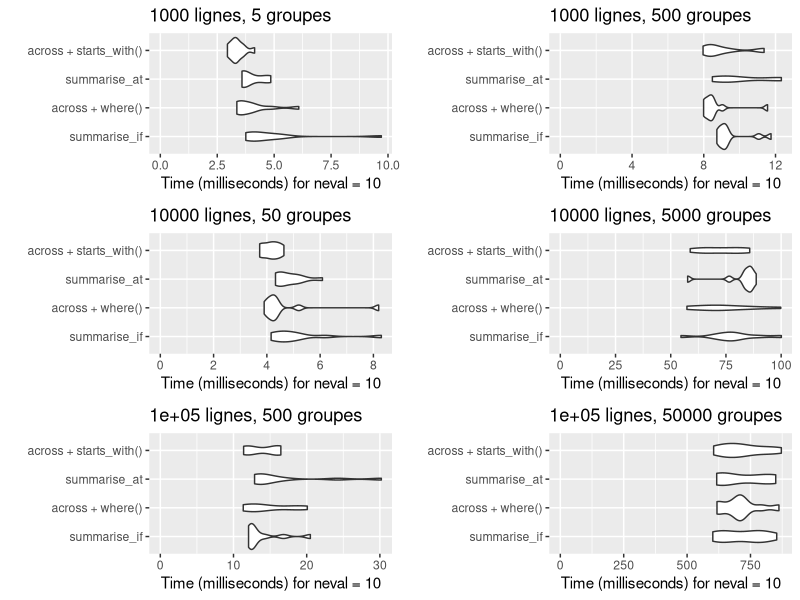

Recreate this plot in R.
## ---- chunk 1
knitr::opts_chunk$set(collapse = TRUE)
library(microbenchmark)
library(dplyr)
library(palmerpenguins)
## ---- chunk 2
penguins %>% summarise_if(is.numeric, mean, na.rm = TRUE)
## ---- chunk 3
penguins %>% summarise(across(where(is.numeric), mean, na.rm = TRUE))
## ---- chunk 4
# Ancienne version
penguins %>% summarise_at(vars(matches("bill*|flipper*")), mean, na.rm = TRUE)

# Avec across()
penguins %>% summarise(across(matches("bill*|flipper*"), mean, na.rm = TRUE))
## ---- chunk 5
penguins %>% summarise(across(where(is.numeric) & -contains("year"), mean, na.rm = TRUE))
## ---- chunk 6
penguins %>% 
  mutate(across(starts_with("bill"), ~ . * 0.04, .names = "pouces_{.col}")) %>% 
  select(contains("bill")) %>% head(5)
## ---- chunk 7
nbrow <- 100
nbgpe <- 2
as_tibble(data.frame(x1 = rnorm(nbrow), x2 =  rnorm(nbrow), 
                     x3 = runif(nbrow), x4 = runif(nbrow),
                     y = as.factor(sample(floor(nbgpe), replace = TRUE))
                               )) %>% 
  arrange(x1)
## ---- chunk 8
library(microbenchmark)
library(ggplot2)
test_group_by <- function(nbrow, nbgpe){
  test <- as_tibble(data.frame(x1 = rnorm(nbrow), x2 =  rnorm(nbrow), 
                               x3 = runif(nbrow), x4 = runif(nbrow),
                               y = as.factor(sample(floor(nbgpe), 
                                                    replace = TRUE))
                               ))
  return(autoplot(
    microbenchmark::microbenchmark(times = 10, unit="ms", 
                                   summarise_if = test %>% group_by(y) %>% summarise_if(is.numeric, mean),
                                   "across + where()" = test %>% group_by(y) %>% summarise(across(where(is.numeric), mean)),
                                   summarise_at = test %>% group_by(y) %>% summarise_at(vars(starts_with("x")), mean),
                                   "across + starts_with()" = test %>% group_by(y) %>% summarise(across(starts_with("x"), mean))
                                   ),
    log = FALSE)
    + ggtitle(paste0(nbrow, " lignes, ", nbgpe, " groupes")) + expand_limits(y = 0))
}
## ---- chunk 9
x <- 100
y <- 0.5
for (i in seq(1, 3)){
  x <- x * 10
  y <- y * 10
  assign(paste0("plot", i, sep = ""), test_group_by(x, y))
}
x <- 100
y <- 50
for (i in seq(4, 6)){
  x <- x * 10
  y <- y * 10
  assign(paste0("plot", i, sep = ""), test_group_by(x, y))
}

library(gridExtra)
grid.arrange(plot1, plot4, plot2, plot5, plot3, plot6, ncol = 2, heights = c(14, 14, 14))

